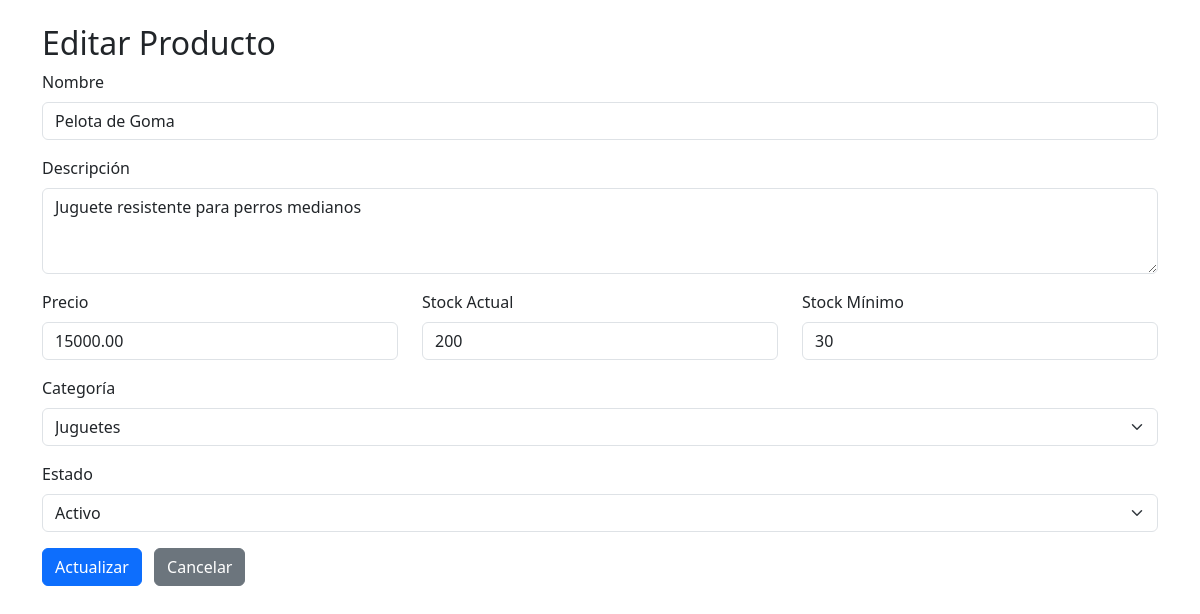
The app's page /public/empleado/admin/editar_producto.php?id=3 with its own data.
### tables this page shows
CREATE TABLE producto (
    id_producto INT AUTO_INCREMENT PRIMARY KEY,
    nombre VARCHAR(100) NOT NULL,
    descripcion TEXT,
    precio_base DECIMAL(10,2) NOT NULL,
    stock_actual INT DEFAULT 0,
    stock_minimo INT DEFAULT 5,
    estado_activo BOOLEAN DEFAULT TRUE,
    id_categoria INT,
    FOREIGN KEY (id_categoria) REFERENCES categoria_producto(id_categoria) ON DELETE SET NULL
     
     
);

CREATE TABLE categoria_producto (
    id_categoria INT AUTO_INCREMENT PRIMARY KEY,
    nombre VARCHAR(50) NOT NULL,
    descripcion TEXT,
    id_padre INT NULL,
    FOREIGN KEY (id_padre) REFERENCES categoria_producto(id_categoria) ON DELETE SET NULL
);

### public/empleado/admin/editar_producto.php (the view, shortened to what this page needs)
<?php
require_once "../../../config/database.php";
$id = intval($_GET['id'] ?? 0);
$stmt = $conn->prepare("SELECT * FROM producto WHERE id_producto = :id");
$stmt->bindParam(":id", $id, PDO::PARAM_INT);
$stmt->execute();
$p = $stmt->fetch(PDO::FETCH_ASSOC);
$categorias = $conn->query("SELECT id_categoria, nombre FROM categoria_producto ORDER BY nombre")->fetchAll(PDO::FETCH_ASSOC);
?>
<!DOCTYPE html>
<html lang="es">
<head>
    <link href="https://cdn.jsdelivr.net/npm/bootstrap@5.3.0/dist/css/bootstrap.min.css" rel="stylesheet">
</head>
<body>
<div class="container mt-4">
    <h2>Editar Producto</h2>
    <form action="/petspa/api/admin/editar_producto.php" method="POST">
        <div class="mb-3">
            <label class="form-label">Nombre</label>
            <input type="text" name="nombre" value="<?= htmlspecialchars($p['nombre']); ?>" class="form-control" required>
        </div>
        <div class="mb-3">
            <label class="form-label">Descripción</label>
            <textarea name="descripcion" class="form-control" rows="3"><?= htmlspecialchars($p['descripcion']); ?></textarea>
        </div>
        <div class="row">
            <div class="col-md-4 mb-3">
                <label class="form-label">Precio</label>
                <input type="number" step="0.01" name="precio" value="<?= htmlspecialchars($p['precio_base']); ?>" class="form-control" required>
            </div>
            <div class="col-md-4 mb-3">
                <label class="form-label">Stock Actual</label>
                <input type="number" name="stock" value="<?= htmlspecialchars($p['stock_actual']); ?>" class="form-control" required>
            </div>
            <div class="col-md-4 mb-3">
                <label class="form-label">Stock Mínimo</label>
                <input type="number" name="stock_minimo" value="<?= htmlspecialchars($p['stock_minimo']); ?>" class="form-control" min="0">
            </div>
        </div>
        <div class="mb-3">
            <label class="form-label">Categoría</label>
            <select name="categoria" class="form-select">
                <?php foreach ($categorias as $categoria): ?>
                    <option value="<?= $categoria['id_categoria']; ?>" <?= $categoria['id_categoria'] == $p['id_categoria'] ? 'selected' : ''; ?>><?= htmlspecialchars($categoria['nombre']); ?></option>
                <?php endforeach; ?>
            </select>
        </div>
        <div class="mb-3">
            <label class="form-label">Estado</label>
            <select name="estado" class="form-select">
                <option value="1" <?= $p['estado_activo'] ? 'selected' : ''; ?>>Activo</option>
            </select>
        </div>
        <button class="btn btn-primary">Actualizar</button>
        <a href="productos.php" class="btn btn-secondary ms-2">Cancelar</a>
    </form>
</div>
</body>
</html>

### records on screen
producto: nombre "Pelota de Goma", descripcion "Juguete resistente para perros medianos", precio "15000.00", stock "200", stock_minimo "30", categoria "Juguetes", estado "Activo"
